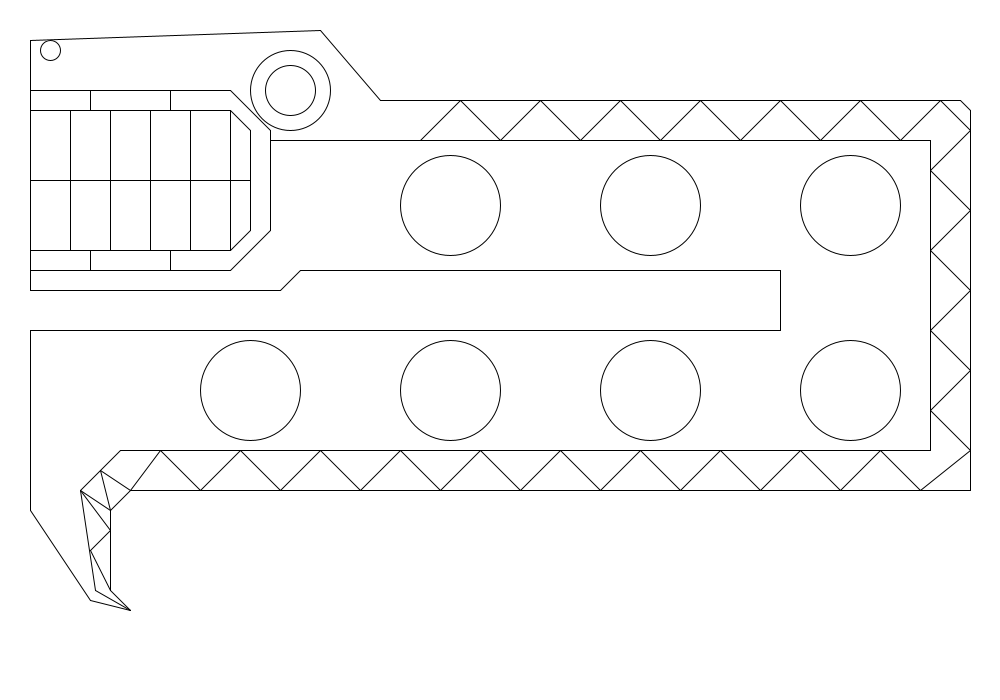
Frame 1 (no input)
Frame 60 (the mouse pressed at the canvas centre just before this capture): identical to frame 1, image omitted
Frame 120 (the mouse held since frame 60 and released just before this capture): identical to frame 1, image omitted

The Processing sketch that drew this single still picture (run headless with seeded random() and noise(); from frame 60 on, the mouse is pressed at the canvas centre):

// Processing sketch: processing_168127
// ── processing_168127.pde

void setup() 
{ 
 background (255);
size (1000, 700);
line (30, 40, 320, 30);
line (320, 30, 380, 100);
line (380, 100, 960, 100);
line (970, 110, 970, 490);
line (970, 490, 130, 490);
line (130, 490, 110, 510);
line (110, 510, 110, 590);
line (110, 590, 130, 610);
line (130, 610, 90, 600);
line (90, 600, 30, 510);
line (30, 510, 30, 330);
line (30, 330, 780, 330);
line (780, 330, 780, 270);
line (780, 270, 300, 270);
line (300, 270, 280, 290);
line (280, 290, 30, 290);
line (30, 290, 30, 40);
rect (30, 110, 160, 140);
ellipse (290, 90, 80, 80);
ellipse (290, 90, 50, 50);
ellipse (50, 50, 20, 20);

line (210, 110, 230, 110);
line (230, 110, 250, 130);
line (250, 130, 250, 230);
line (250, 230, 230, 250);
line (230, 250, 210, 250);
line (30, 90, 230, 90);
line (230, 90, 270, 130);
line (270, 130, 270, 230);
line (270, 230, 230, 270);
line (230, 270, 30, 270);
line (270, 140, 930, 140);
line (930, 140, 930, 450);
line (930, 450, 120, 450);
line (120, 450, 80, 490);
line (80, 490, 95, 590);
line (95, 590, 130, 610);
line (30, 180, 250, 180);
line (460, 100, 420, 140);
line (460, 100, 500, 140);
line (500, 140, 540, 100);
line (540, 100, 580, 140);
line (580, 140, 620, 100);
line (620, 100, 660, 140);
line (660, 140, 700, 100);
line (700, 100, 740, 140);
line (740, 140, 780, 100);
line (780, 100, 820, 140);
line (820, 140, 860, 100);
line (860, 100, 900, 140);
line (900, 140, 940, 100);
line (940, 100, 970, 130);
line (970, 130, 930, 170);
line (930, 170, 970, 210);
line (970, 210, 930, 250);
line (930, 250, 970, 290);
line (970, 290, 930, 330);
line (930, 330, 970, 370);
line (970, 370, 930, 410);
line (930, 410, 970, 450);
line (970, 450, 920, 490);
line (920, 490, 880, 450);
line (880, 450, 840, 490);
line (840, 490, 800, 450);
line (800, 450, 760, 490);
line (760, 490, 720, 450);
line (720, 450, 680, 490);
line (680, 490, 640, 450);
line (640, 450, 600, 490);
line (600, 490, 560, 450);
line (560, 450, 520, 490);
line (520, 490, 480, 450);
line (480, 450, 440, 490);
line (440, 490, 400, 450);
line (400, 450, 360, 490);
line (360, 490, 320, 450);
line (320, 450, 280, 490);
line (280, 490, 240, 450);
line (240, 450, 200, 490);
line (200, 490, 160, 450);
line (160, 450, 130, 490);
line (130, 490, 100, 470);
line (100, 470, 110, 510);
line (110, 510, 80, 490);
line (80, 490, 110, 530);
line (110, 530, 90, 550);
line (90, 550, 110, 590);

ellipse (450, 205, 100, 100);
ellipse (650, 205, 100, 100);
ellipse (850, 205, 100, 100);
ellipse (850, 390, 100, 100);
ellipse (650, 390, 100, 100);
ellipse (450, 390, 100, 100);
ellipse (250, 390, 100, 100);

line (70, 110, 70, 250);
line (110, 110, 110, 250);

line (150, 110, 150, 250);
fill (#FFFFFF);
line (190, 110, 190, 250);
fill (#FFFFFF);
line (190, 110, 230, 110);
fill (#FFFFFF);
line (190, 250, 230, 250);

line (230, 110, 230, 250);

line (90, 110, 90, 90);
line (170, 110, 170, 90);
line (90, 250, 90, 270);
line (170, 250, 170, 270);

line (960, 100, 970, 110);
smooth ();}

void draw ()
{
}

void keyPressed()
{
  background (255);
  size (1000, 700);
line (30, 40, 320, 30);
line (320, 30, 380, 100);
line (380, 100, 960, 100);
line (970, 110, 970, 490);
line (970, 490, 130, 490);
line (130, 490, 110, 510);
line (110, 510, 110, 590);
line (110, 590, 130, 610);
line (130, 610, 90, 600);
line (90, 600, 30, 510);
line (30, 510, 30, 330);
line (30, 330, 780, 330);
line (780, 330, 780, 270);
line (780, 270, 300, 270);
line (300, 270, 280, 290);
line (280, 290, 30, 290);
line (30, 290, 30, 40);
fill (255);
rect (30, 110, 160, 140);
ellipse (290, 90, 80, 80);
ellipse (290, 90, 50, 50);
ellipse (50, 50, 20, 20);

line (210, 110, 230, 110);
line (230, 110, 250, 130);
line (250, 130, 250, 230);
line (250, 230, 230, 250);
line (230, 250, 210, 250);
line (30, 90, 230, 90);
line (230, 90, 270, 130);
line (270, 130, 270, 230);
line (270, 230, 230, 270);
line (230, 270, 30, 270);
line (270, 140, 930, 140);
line (930, 140, 930, 450);
line (930, 450, 120, 450);
line (120, 450, 80, 490);
line (80, 490, 95, 590);
line (95, 590, 130, 610);
line (30, 180, 250, 180);
line (460, 100, 420, 140);
line (460, 100, 500, 140);
line (500, 140, 540, 100);
line (540, 100, 580, 140);
line (580, 140, 620, 100);
line (620, 100, 660, 140);
line (660, 140, 700, 100);
line (700, 100, 740, 140);
line (740, 140, 780, 100);
line (780, 100, 820, 140);
line (820, 140, 860, 100);
line (860, 100, 900, 140);
line (900, 140, 940, 100);
line (940, 100, 970, 130);
line (970, 130, 930, 170);
line (930, 170, 970, 210);
line (970, 210, 930, 250);
line (930, 250, 970, 290);
line (970, 290, 930, 330);
line (930, 330, 970, 370);
line (970, 370, 930, 410);
line (930, 410, 970, 450);
line (970, 450, 920, 490);
line (920, 490, 880, 450);
line (880, 450, 840, 490);
line (840, 490, 800, 450);
line (800, 450, 760, 490);
line (760, 490, 720, 450);
line (720, 450, 680, 490);
line (680, 490, 640, 450);
line (640, 450, 600, 490);
line (600, 490, 560, 450);
line (560, 450, 520, 490);
line (520, 490, 480, 450);
line (480, 450, 440, 490);
line (440, 490, 400, 450);
line (400, 450, 360, 490);
line (360, 490, 320, 450);
line (320, 450, 280, 490);
line (280, 490, 240, 450);
line (240, 450, 200, 490);
line (200, 490, 160, 450);
line (160, 450, 130, 490);
line (130, 490, 100, 470);
line (100, 470, 110, 510);
line (110, 510, 80, 490);
line (80, 490, 110, 530);
line (110, 530, 90, 550);
line (90, 550, 110, 590);

ellipse (450, 205, 100, 100);
ellipse (650, 205, 100, 100);
ellipse (850, 205, 100, 100);
ellipse (850, 390, 100, 100);
ellipse (650, 390, 100, 100);
ellipse (450, 390, 100, 100);
ellipse (250, 390, 100, 100);

line (70, 110, 70, 250);
line (110, 110, 110, 250);

line (150, 110, 150, 250);
fill (#FFFFFF);
line (190, 110, 190, 250);
fill (#FFFFFF);
line (190, 110, 230, 110);
fill (#FFFFFF);
line (190, 250, 230, 250);

line (230, 110, 230, 250);

line (90, 110, 90, 90);
line (170, 110, 170, 90);
line (90, 250, 90, 270);
line (170, 250, 170, 270);

line (960, 100, 970, 110);
smooth ();
fill (#0CF01D);

ellipse (450, 205, 100, 100);
ellipse (650, 205, 100, 100);
ellipse (850, 205, 100, 100);
ellipse (850, 390, 100, 100);
ellipse (650, 390, 100, 100);
ellipse (450, 390, 100, 100);
ellipse (250, 390, 100, 100);
fill (#ED0C0C);
ellipse (290, 90, 80, 80);
fill (#297DFF);
ellipse (290, 90, 50, 50);}


void mousePressed()
{
background (250);
  size (1000, 700);
line (3, 4, 32, 3);
line (32, 3, 38, 10);
line (38, 10, 96, 10);
line (97, 11, 97, 49);
line (97, 49, 13, 49);
line (13.0, 49.0, 11.0, 51);
line (11.0, 51.0, 11.0, 59);
line (11.0, 59.0, 13.0, 61);
line (13.0, 61.0, 9.0, 60);
line (9.0, 60.0, 3.0, 51);
line (3.0, 51.0, 3.0, 33);
line (3.0, 33.0, 78.0, 33);
line (78.0, 33.0, 78.0, 27);
line (78.0, 27.0, 30.0, 27);
line (30.0, 27.0, 28.0, 29);
line (28.0, 29.0, 3.0, 29);
line (3.0, 29.0, 3.0, 4);
fill (255);
rect (3.0, 11.0, 16.0, 14);
ellipse (29.0, 9.0, 8.0, 8);
ellipse (29.0, 9.0, 5.0, 5);
ellipse (5.0, 5.0, 2.0, 2);

line (21.0, 11.0, 23.0, 11);
line (23.0, 11.0, 25.0, 13);
line (25.0, 13.0, 25.0, 23);
line (25.0, 23.0, 23.0, 25);
line (23.0, 25.0, 21.0, 25);
line (3.0, 9.0, 23.0, 9);
line (23.0, 9.0, 27.0, 13);
line (27.0, 13.0, 27.0, 23);
line (27.0, 23.0, 23.0, 27);
line (23.0, 27.0, 3.0, 27);
line (27.0, 14.0, 93.0, 14);
line (93.0, 14.0, 93.0, 45);
line (93.0, 45.0, 12.0, 45);
line (12.0, 45.0, 8.0, 49);
line (8.0, 49.0, 9.5, 59);
line (9.5, 59.0, 13.0, 61);
line (3.0, 18.0, 25.0, 18);
line (46.0, 10.0, 42.0, 14);
line (46.0, 10.0, 50.0, 14);
line (50.0, 14.0, 54.0, 10);
line (54.0, 10.0, 58.0, 14);
line (58.0, 14.0, 62.0, 10);
line (62.0, 10.0, 66.0, 14);
line (66.0, 14.0, 70.0, 10);
line (70.0, 10.0, 74.0, 14);
line (74.0, 14.0, 78.0, 10);
line (78.0, 10.0, 82.0, 14);
line (82.0, 14.0, 86.0, 10);
line (86.0, 10.0, 90.0, 14);
line (90.0, 14.0, 94.0, 10);
line (94.0, 10.0, 97.0, 13);
line (97.0, 13.0, 93.0, 17);
line (93.0, 17.0, 97.0, 21);
line (97.0, 21.0, 93.0, 25);
line (93.0, 25.0, 97.0, 29);
line (97.0, 29.0, 93.0, 33);
line (93.0, 33.0, 97.0, 37);
line (97.0, 37.0, 93.0, 41);
line (93.0, 41.0, 97.0, 45);
line (97.0, 45.0, 92.0, 49);
line (92.0, 49.0, 88.0, 45);
line (88.0, 45.0, 84.0, 49);
line (84.0, 49.0, 80.0, 45);
line (80.0, 45.0, 76.0, 49);
line (76.0, 49.0, 72.0, 45);
line (72.0, 45.0, 68.0, 49);
line (68.0, 49.0, 64.0, 45);
line (64.0, 45.0, 60.0, 49);
line (60.0, 49.0, 56.0, 45);
line (56.0, 45.0, 52.0, 49);
line (52.0, 49.0, 48.0, 45);
line (48.0, 45.0, 44.0, 49);
line (44.0, 49.0, 40.0, 49);
line (40.0, 45.0, 36.0, 49);
line (36.0, 49.0, 32.0, 45);
line (32.0, 45.0, 28.0, 49);
line (28.0, 49.0, 24.0, 45);
line (24.0, 45.0, 20.0, 49);
line (20.0, 49.0, 16.0, 45);
line (16.0, 45.0, 13.0, 49);
line (13.0, 49.0, 10.0, 47);
line (10.0, 47.0, 11.0, 51);
line (11.0, 51.0, 8.0, 49);
line (8.0, 49.0, 11.0, 53);
line (11, 53, 9, 55);
line (9, 55, 11, 59);

ellipse (45.0, 20.5, 10, 10);
ellipse (65.0, 20.5, 10, 10);
ellipse (85.0, 20.5, 10, 10);
ellipse (85.0, 39, 10, 10);
ellipse (65.0, 39, 10, 10);
ellipse (45.0, 39, 10, 10);
ellipse (25.0, 39, 10, 10);

line (7.0, 11.0, 7.0, 25.0);
line (11.0, 11.0, 11.0, 25.0);

line (15.0, 11.0, 15.0, 25.0);
fill (#FFFFFF);
line (19.0, 11.0, 19.0, 25.0);
fill (#FFFFFF);
line (19.0, 11.0, 23.0, 11.0);
fill (#FFFFFF);
line (19.0, 25.0, 23.0, 25.0);

line (23.0, 11.0, 23.0, 25.0);

line (9.0, 11.0, 9.0, 9.0);
line (17.0, 11.0, 17.0, 9.0);
line (9.0, 25.0, 9.0, 27.0);
line (17.0, 25.0, 17.0, 27.0);

line (96.0, 10.0, 97.0, 11.0);
smooth ();}
